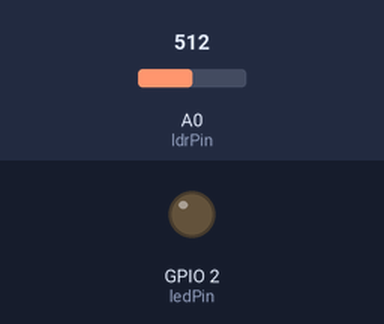
Simulated run of this sketch. Board: ESP8266 (NodeMCU). On the bench: output pins drawn as LEDs (lit = HIGH). The inputs (shaded band) are chosen by the test bench; at power-on: A0 (ldrPin) = 512. WiFi joins after 1.5 s; servers stay silent unless stated; what the sketch prints to the serial monitor is not drawn.

Above: at 2.7 s.
2.8 s: A0 (ldrPin) set to 899
4.5 s: A0 (ldrPin) set to 921
At 6.0 s:
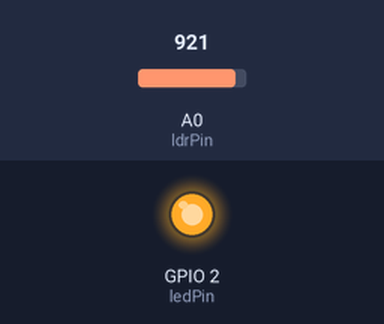
6.7 s: A0 (ldrPin) set to 900
At 8.1 s:
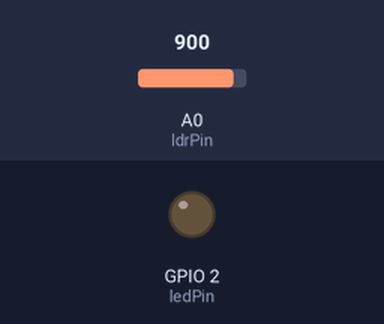
8.5 s: A0 (ldrPin) set to 920
At 10.3 s:
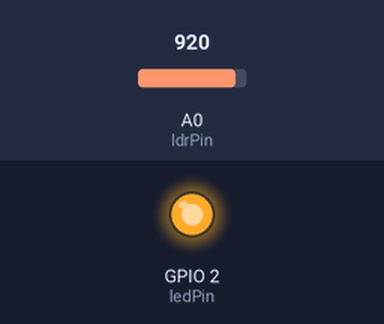
Timing chart, 0 to 11.4 s (numbered marks = the images above; inputs shaded):
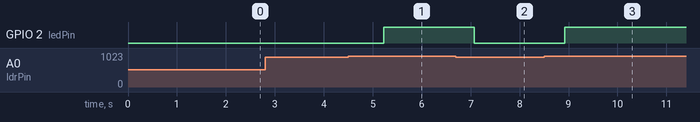

The sketch:

lm35thingspeak.ino
```cpp
#include <ESP8266WiFi.h>

String apiWritekey = "NVQ4PXWPC0P5M06X";
const char* ssid = "remi343"; //  wifi SSID name
const char* password = "password30" ;// wifi pasword
const int ledPin = 2;
const int ldrPin = A0;


const char* server = "api.thingspeak.com";

WiFiClient client;

void setup() {
   Serial.begin(9600);
  pinMode(ledPin, OUTPUT);
  pinMode(ldrPin, INPUT);

  WiFi.disconnect();
  delay(10);
  WiFi.begin(ssid, password);

  Serial.println();
  Serial.println();
  Serial.print("Connecting to ");
  Serial.println(ssid);

  WiFi.begin(ssid, password);

  while (WiFi.status() != WL_CONNECTED) {
    delay(500);
    Serial.print(".");
  }
  Serial.println("");
  Serial.print("NodeMcu connected to wifi...");
  Serial.println(ssid);
  Serial.println();
}

void loop() {
  int ldrStatus = analogRead(ldrPin);

  if (ldrStatus < 910){
    digitalWrite(ledPin, LOW);
    }
    else{
      digitalWrite(ledPin, HIGH);
      }

delay(500);

  if (client.connect(server,80))
  {
    String lData = apiWritekey;
           lData +="&field1=";
           lData += String(ldrStatus);
           lData += "\r\n\r\n";

     client.print("POST /update HTTP/1.1\n");
     client.print("Host: api.thingspeak.com\n");
     client.print("Connection: close\n");
     client.print("X-THINGSPEAKAPIKEY: "+apiWritekey+"\n");
     client.print("Content-Type: application/x-www-form-urlencoded\n");
     client.print("Content-Length: ");
     client.print(lData.length());
     client.print("\n\n");  // the 2 carriage returns indicate closing of Header fields & starting of data
     client.print(lData);
     Serial.print("the status is: ");
     Serial.print(ldrStatus);
     Serial.println(" uploaded to Thingspeak server....");

  }
   int p;
     if (ldrStatus < 920){
     p = 0;
    }
    else{
      p = 1;
      }
  if (client.connect(server,80))
  {
    String pData = apiWritekey;
           pData +="&field2=";
           pData += String(p);
           pData += "\r\n\r\n";

     client.print("POST /update HTTP/1.1\n");
     client.print("Host: api.thingspeak.com\n");
     client.print("Connection: close\n");
     client.print("X-THINGSPEAKAPIKEY: "+apiWritekey+"\n");
     client.print("Content-Type: application/x-www-form-urlencoded\n");
     client.print("Content-Length: ");
     client.print(pData.length());
     client.print("\n\n");  // the 2 carriage returns indicate closing of Header fields & starting of data
     client.print(pData);

     Serial.print("the status is: ");
     Serial.print(p);
     Serial.println(" uploaded to Thingspeak server....");
  }
  client.stop();

  Serial.println("Waiting to upload next reading...");
  Serial.println();
  // thingspeak needs minimum 15 sec delay between updates

}
```

Measured:
- the behaviour switches between 909 and 910 on A0 (ldrPin) (found by bisection; images 0 and 1)
- after the input at 2.8 s, every drawn part: stays the same
- after the input at 4.5 s, GPIO 2 (ledPin): LOW → HIGH after 0.72 s
- after the input at 6.7 s, GPIO 2 (ledPin): HIGH → LOW after 0.37 s
- after the input at 8.5 s, GPIO 2 (ledPin): LOW → HIGH after 0.43 s
